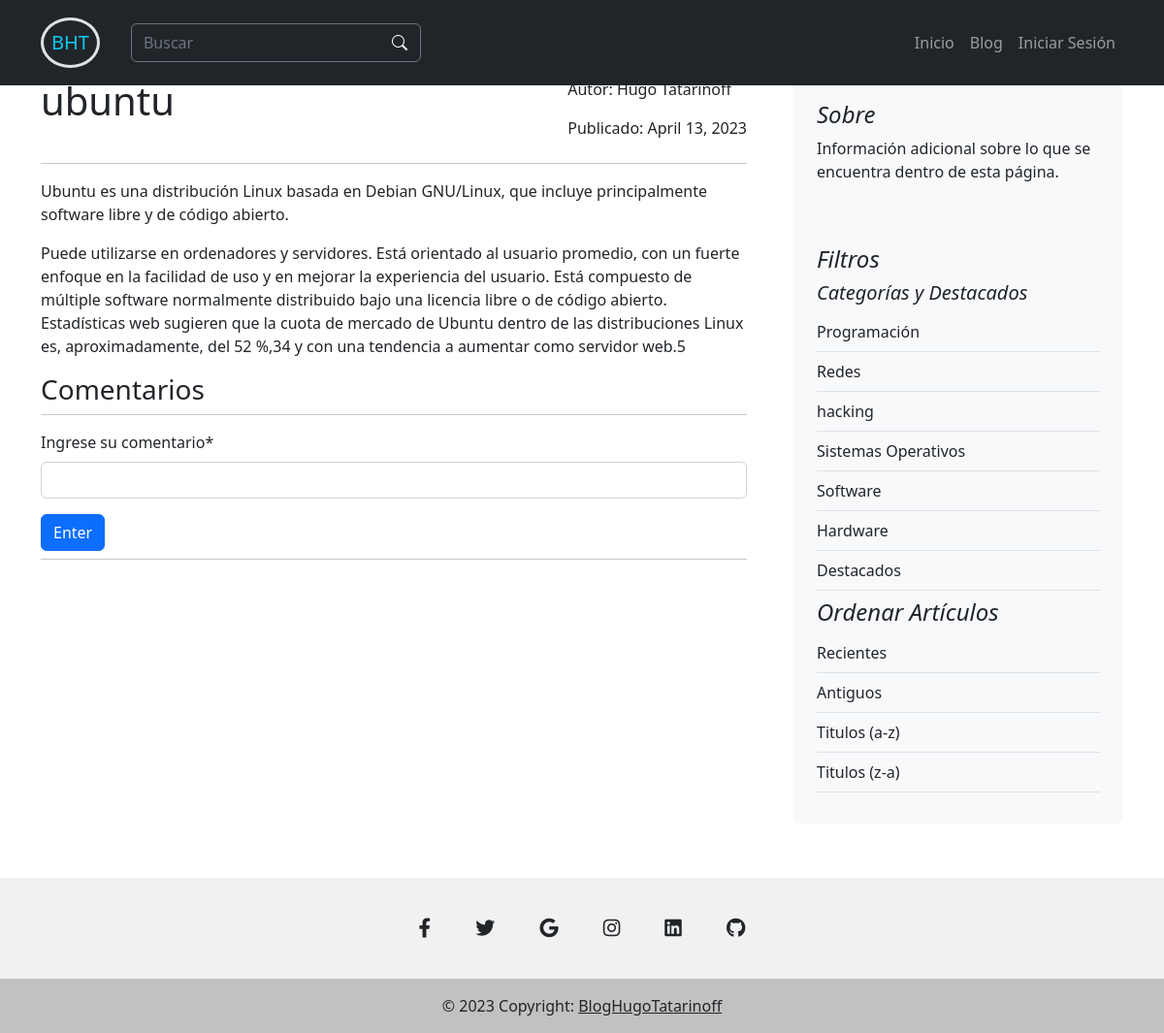
Page /post/so_linux_ubuntu on the earlier database version.
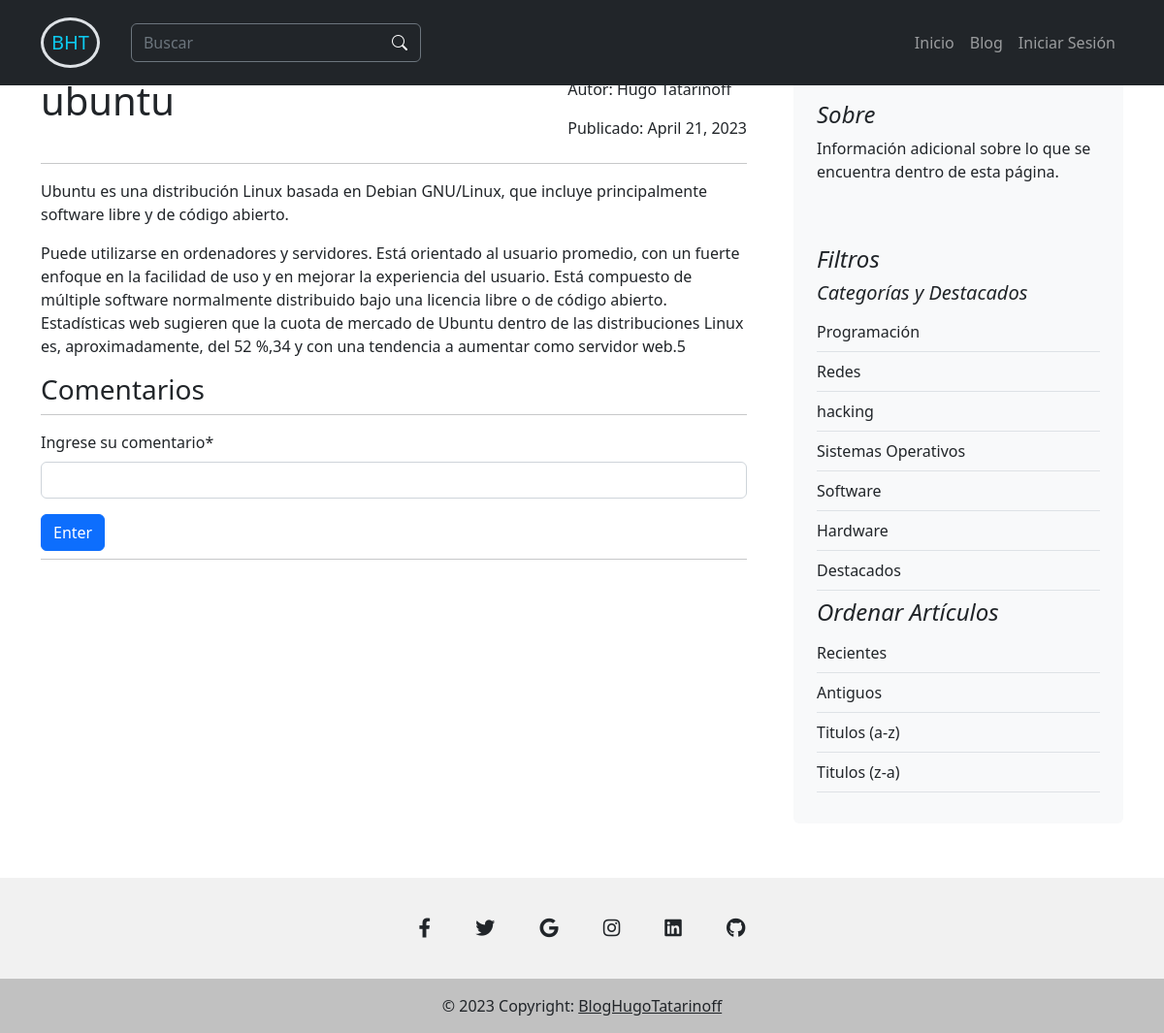
Same page on the later database version.
### Blog/models.py (models this page shows, shortened)
class TimeStampMixin(models.Model):
    created_at = models.DateTimeField(auto_now=True)
    updated_at = models.DateTimeField(auto_now=True)
    class Meta:
        abstract = True

class Post(TimeStampMixin):
    title = models.CharField(max_length=255)
    slug = models.SlugField(unique=True)
    overview = models.TextField()
    content = models.TextField()
    author = models.ForeignKey(User, on_delete=models.PROTECT)
    categories = models.ManyToManyField(Category)
    featured = models.BooleanField(default=False)
    image = models.ImageField(upload_to='post_images/', blank=True, null=True)
    views = models.IntegerField(default=0)
    class Meta:
        ordering = ['-created_at']

### User/models.py (models this page shows)
class User(AbstractUser):
    def __str__(self):
        return f'{self.first_name} {self.last_name}'

### Blog/views.py (the view, shortened to what this page needs)
# urls.py: path('post/<slug:slug>', views.PostView.as_view(), name='post'),
class PostView(View):
    def get(self, request, *args, **kwargs):
        view = PostDetailView.as_view()
        return view(request, *args, **kwargs)

### Blog/forms.py
class PostCommentForm(forms.ModelForm):
    content = forms.CharField(label='Ingrese su comentario')
    class Meta:
        model = Comment
        fields = ['content']

### Blog/context_processors.py (called while the page is built)
def category_processor(request):
    categories = Category.objects.all()
    return {
        'categories': categories
    }

### Blog/templatetags/markdown_extras.py (called while the page is built)
@register.filter()
@stringfilter
def markdown(value):
    return md.markdown(value, extensions=[
        'markdown.extensions.fenced_code',
        'markdown.extensions.toc',
    ])

### Blog/views.py (called while the page is built)
    def get_context_data(self, **kwargs):
        context = super(PostDetailView, self).get_context_data(**kwargs)
        context['categories'] = Category.objects.all()
        context['form'] = PostCommentForm()
        return context

### templates/blog/post_detail.html (shortened to what this page needs)
{% extends 'base/base.html' %}
{% load markdown_extras %}
{% load crispy_forms_tags %}
{%block 'content' %}
<div class="container-xxl bd-gutter mt-3 my-md-4 bd-layout">
    <main class="container">
        <div class="row g-5">
            <div class="col-md-8">
                <div class="row">
                    <div class="d-flex justify-content-between">
                        <div>
                            <h1>{{ post.title }}</h1>
                        </div>
                        <div class="align-self-end">
                            <p>Autor: {{post.author}}</p>
                            <p>Publicado: {{ post.created_at.date }} </p>
                        </div>
                    </div>
                </div>
                <hr class="d-none d-md-block my-2 mb-3 mt-2">
                <p>{{ post.content | markdown | safe }}</p>
                <h3 id="comments-section">Comentarios</h3>
                <hr class="d-none d-md-block my-2 mb-3 mt-2">
                <form method="post">
                    {{ form|crispy }}
                    <button class="btn btn-primary" type="submit">Enter</button>
                </form>
                <hr class="d-none d-md-block my-2 mb-3 mt-2">
            </div>
            {% include 'blog/aside.html'%}
        </div>
</div>
{% endblock %}

Differences in the rows shown:
changed Post "ubuntu": created_at "April 13, 2023" → "April 21, 2023"
